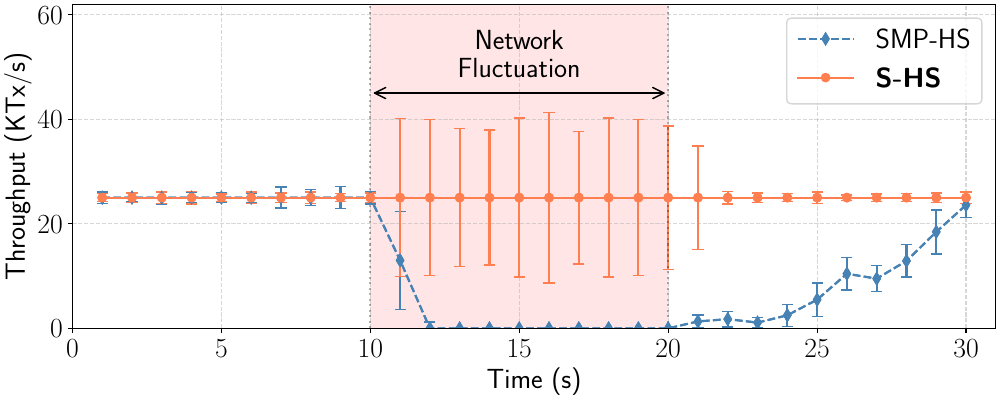

This figure's Python source:
import matplotlib.pyplot as plt
import numpy as np

SMALL_SIZE = 8
MEDIUM_SIZE = 16
BIGGER_SIZE = 20

plt.rc('font', size=BIGGER_SIZE)          # controls default text sizes
plt.rc('axes', titlesize=BIGGER_SIZE)     # fontsize of the axes title
plt.rc('axes', labelsize=BIGGER_SIZE)    # fontsize of the x and y labels
plt.rc('xtick', labelsize=BIGGER_SIZE)    # fontsize of the tick labels
plt.rc('ytick', labelsize=BIGGER_SIZE)    # fontsize of the tick labels
plt.rc('legend', fontsize=BIGGER_SIZE)    # legend fontsize

plt.rcParams['text.usetex'] = True

# Measurements from responsiveness.data
dead = [
    (r'SMP-HS',[
        25, 25, 25, 25, 25, 25, 25, 25, 25, 25,
        13, 0, 0, 0, 0, 0, 0, 0, 0, 0,
        1.317, 1.762, 1.09, 2.496, 5.484, 10.439, 9.503, 12.894, 18.449, 23.587,
    ], [
       1.1, 0.8, 1.2, 1.0, 0.9, 0.9, 2, 1.5, 2.1, 1.2,
       9.4, 1.2, 0, 0, 0, 0, 0, 0, 0, 0,
       1.2, 1.5, 1, 2.1, 3.2, 3.1, 2.5, 3.1, 4.2, 2.4, 
    ],
     '--d', 'steelblue'),
    (r'\textbf{S-HS}',[
        25, 25, 25, 25, 25, 25, 25, 25, 25, 25,
        25, 25, 25, 25, 25, 25, 25, 25, 25, 25,
        25, 25, 25, 25, 25, 25, 25, 25, 25, 25,
    ], [
        0.8, 0.9, 1.1, 1.2, 0.7, 1.1, 0.9, 1.1, 0.8, 0.9,
        15.1, 14.9, 13.2, 12.9, 15.2, 16.3, 12.7, 15.2, 14.9, 13.7,
        9.9, 1.2, 0.9, 0.8, 1.1, 0.5, 0.7, 0.8, 0.9, 1.1,
    ],
    '-o', 'coral'),
    ]



def do_plot():
    f = plt.figure(1, figsize=(10,4), constrained_layout=True)
    plt.clf()
    ax = f.add_subplot(1, 1, 1)
    y = np.arange(-100, 1000, 0.2)
    time = range(1,31)
    for name, entries, errors, style, color in dead:
        plt.plot(time, entries, style, color=color, label='%s' % name, markersize=6)
        plt.errorbar(time, entries, yerr=errors, fmt=style, color=color, capsize=4)
    # plt.legend(fancybox=True,frameon=False,framealpha=0.8,loc='best')
    plt.legend(loc='best', fancybox=True)
    plt.grid(linestyle='--', alpha=0.5)
    plt.ylabel('Throughput (KTx/s)')
    plt.xlabel('Time (s)')
    plt.xlim([0,31])
    plt.ylim([0,62])
    plt.axvline(x=10,ls="dotted",c="black", alpha=0.3)
    plt.axvline(x=20,ls="dotted",c="black", alpha=0.3)
    plt.annotate("",
            xy=(10, 45), xycoords='data',
            xytext=(20, 45), textcoords='data',
            arrowprops=dict(arrowstyle="<->",
                            connectionstyle="arc3"),
            )
    plt.fill_betweenx(y, 10, 20, facecolor='red', alpha=0.1)
    plt.text(15,52,'Network\nFluctuation', horizontalalignment='center', verticalalignment='center')
    plt.savefig('async.pdf', format='pdf')
    plt.show()

if __name__ == '__main__':
    do_plot()